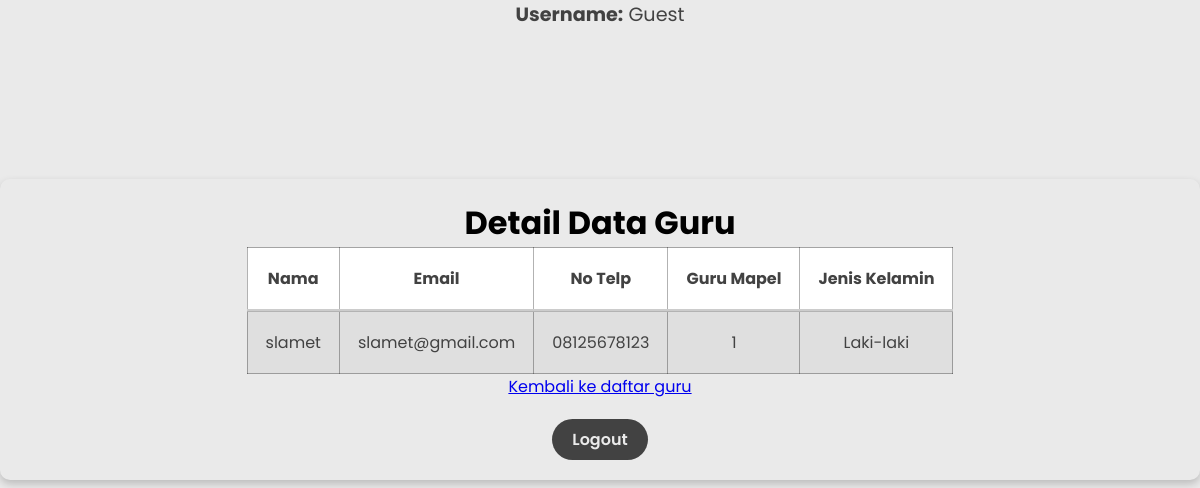
Screenshot of /DetailGuru.php?id=1 with the database file from the repository.
### tables this page shows
CREATE TABLE `guru` (
  `id` int(11) NOT NULL AUTO_INCREMENT,
  `nama` varchar(255) NOT NULL,
  `email` varchar(255) NOT NULL,
  `no_telp` varchar(20) NOT NULL,
  `guru_mapel` int(100) NOT NULL,
  `jenis_kelamin` enum('Laki-laki','Perempuan') DEFAULT NULL,
  PRIMARY KEY (`id`),
  KEY `fk_guru_mapel` (`guru_mapel`),
  CONSTRAINT `fk_guru_mapel` FOREIGN KEY (`guru_mapel`) REFERENCES `mapel` (`id`) ON DELETE CASCADE ON UPDATE CASCADE
);

### functions.php (called while the page is built, shortened)
<?php
$host_db    = "localhost";
$user_db    = "root";
$pass_db    = "";
$nama_db    = "sekolah";
$conn    = mysqli_connect($host_db, $user_db, $pass_db, $nama_db);
function query($query) {
  global $conn;
  $result = mysqli_query($conn, $query);
  $rows = [];
  while ( $row = mysqli_fetch_assoc($result) ) {
    $rows[] = $row;
  }
  return $rows;
}
?>

### DetailGuru.php (the view, shortened to what this page needs)
<?php
require "functions.php";
$id = $_GET["id"];
$guru = query("SELECT * FROM guru WHERE id = $id")[0];
if (!isset($_SESSION['session_username'])) {
    $username = "Guest";
} else {
    $username = htmlspecialchars($_SESSION['session_username']);
}
?>
<!DOCTYPE html>
<html lang="en">
<head>
  <link rel="stylesheet" href="css-file/anggota.css">
</head>
<body>
  <div class="user-info">
    <p><strong>Username:</strong> <?php echo $username; ?></p>
  </div>
  <div class="container">
    <h1>Detail Data Guru</h1>
    <table border="1" cellpadding="10" cellspacing="0">
      <tr>
        <th>Nama</th>
        <th>Email</th>
        <th>No Telp</th>
        <th>Guru Mapel</th>
        <th>Jenis Kelamin</th>
      </tr>
      <tr>
        <td><?= $guru["nama"]; ?></td>
        <td><?= $guru["email"]; ?></td>
        <td><?= $guru["no_telp"]; ?></td>
        <td><?= $guru["guru_mapel"]; ?></td>
        <td><?= $guru["jenis_kelamin"]; ?></td>
      </tr>
    </table>
    <a href="guru.php">Kembali ke daftar guru</a>
    <div class="logout-link">
      <form action="<?= $_SERVER['PHP_SELF']; ?>" method="post">
        <input type="submit" name="logout" class="btn" value="Logout">
      </form>
    </div>
  </div>
</body>
</html>

### css-file/anggota.css (style rules this page uses)
:root { --secondary: #424242; --primary: #eaeaea; --third: #f8f6ff; --error-bg: #fdecec; --error-text: #b85c5c; }
* { margin: 0; text-align: center; padding: 0; box-sizing: border-box; font-family: "Poppins", sans-serif; }
body { min-height: 100vh; background: var(--primary); overflow: hidden; }
.container { display: flex; flex-direction: column; justify-content: center; align-items: center; width: 100%; max-width: 1200px; padding: 20px; background-color: var(--tertiary); border-radius: 10px; box-shadow: 0 4px 8px rgba(0, 0, 0, 0.2); margin: 150px auto; }
p { color: var(--secondary); font-size: 1.2em; margin-bottom: 20px; text-align: center; }
.btn { display: inline-block; width: auto; padding: 8px 20px; background: var(--secondary); border: none; border-radius: 40px; color: var(--primary); font-size: 1em; font-weight: 600; text-decoration: none; text-align: center; transition: background 0.3s ease; cursor: pointer; }
table { border-collapse: collapse; border: 1px solid rgba(0, 0, 0, 0.3); }
.logout-link { margin-top: 20px; }
.container table th, .container table td { padding: 18px; color: var(--secondary); }
th { background-color: #fff; border-bottom: 3px solid rgba(0, 0, 0, 0.2); }
tr:nth-child(even) { background-color: rgba(128, 128, 128, 0.1); }
tr:nth-child(odd) { background-color: white; }

### rows the page displays
guru: nama "slamet", email "slamet@gmail.com", no_telp "08125678123", guru_mapel "1", jenis_kelamin "Laki-laki"

### other values shown
$username "Guest"
